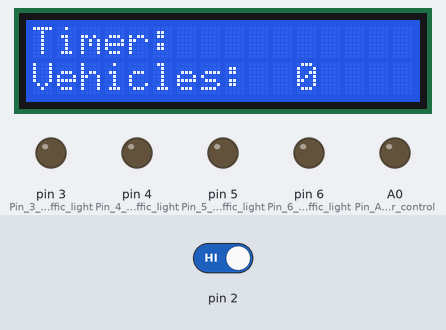
Bench run of a sketch on a simulated Arduino Uno, built with avr-gcc and run on an emulated ATmega328P. Shown: 16×2 character LCD, output pins drawn as LEDs (lit = HIGH). Inputs (shaded band) come from the test bench; at power-on: pin 2 HIGH. What the sketch prints to the serial monitor is not drawn.

Above: at 2.6 s.
2.7 s: pin 2 driven LOW
At 4.8 s:
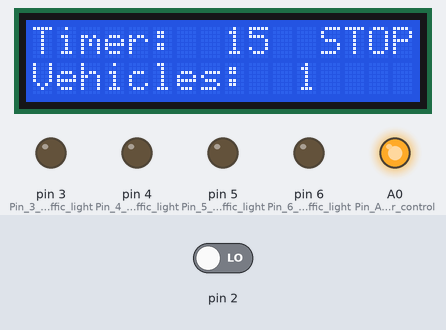
At 19.4 s:
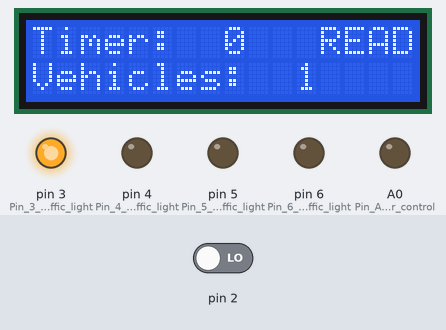
Timing chart, 0 to 20.9 s (numbered marks = the images above; inputs shaded):
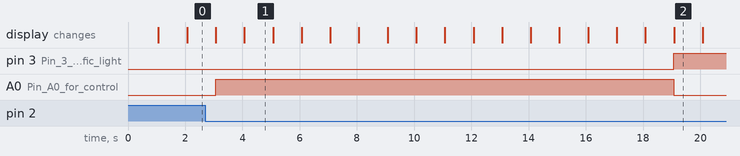

The sketch:

Traffic_Light_Controller.ino
```cpp
/*
  Author: Vikrant Gupta
  Email: vikrantgupta95@gmail.com
  LinkedIn: https://www.linkedin.com/in/vikrantgupta95/
  Instagram: https://www.instagram.com/crazyvikku/
  GitHub: https://github.com/vikrantgupta95

  Description:
  This Arduino sketch simulates a traffic light control system with countdown timers. It uses interrupts
  to count the number of vehicles passing by. The system goes through STOP, READY, and GO phases, controlling
  traffic lights and displaying countdown timers on an LCD.

  Name: TrafficLightController
*/

#include <LiquidCrystal.h>

LiquidCrystal lcd(7, 8, 9, 10, 11, 12); // LCD object

int car; // Variable to count vehicles
int timer; // Timer variable

// Function to increment vehicle count
void vehiclenumber() {
  car++;
}

void setup() {
  attachInterrupt(0, vehiclenumber, FALLING); // Attach interrupt to count vehicles

  lcd.begin(16, 2); // Initialize LCD
  Serial.begin(9600); // Initialize Serial

  lcd.setCursor(0, 0);
  lcd.print("Timer:");

  delay(1000);
  lcd.setCursor(0, 1);
  lcd.print("Vehicles:");

  pinMode(3, OUTPUT); // Pin 3 for traffic light
  digitalWrite(3, LOW); // Initialize traffic light to LOW

  pinMode(4, OUTPUT); // Pin 4 for traffic light
  digitalWrite(4, LOW); // Initialize traffic light to LOW

  pinMode(5, OUTPUT); // Pin 5 for traffic light
  digitalWrite(5, LOW); // Initialize traffic light to LOW

  pinMode(6, OUTPUT); // Pin 6 for traffic light
  digitalWrite(6, LOW); // Initialize traffic light to LOW

  pinMode(A0, OUTPUT); // Pin A0 for control
  digitalWrite(A0, LOW); // Initialize pin A0 to LOW
}

void loop() {
  delay(1000);
  detachInterrupt(0);
  Serial.print("car=");
  Serial.println(car);
  lcd.setCursor(11, 1);
  lcd.print(car);
  attachInterrupt(0, vehiclenumber, FALLING);
  delay(1000);

  digitalWrite(A0, HIGH);
  timer = 15;
  lcd.setCursor(12, 0);
  lcd.print("STOP ");
  lcd.setCursor(0, 0);
  lcd.print("Timer:");

  // Countdown timer for STOP phase
  for (timer = 15; timer >= 0; timer -= 1) {
    lcd.setCursor(8, 0);
    delay(1000);
    lcd.print(timer);
    lcd.print("  ");
    lcd.setCursor(11, 1);
    lcd.print(car);
  }

  digitalWrite(A0, LOW);
  digitalWrite(3, HIGH);

  timer = 5;
  lcd.setCursor(12, 0);
  lcd.print("READY");
  lcd.setCursor(0, 0);
  lcd.print("Timer:");

  // Countdown timer for READY phase
  for (timer = 5; timer >= 0; timer -= 1) {
    lcd.setCursor(8, 0);
    delay(1000);
    lcd.print(timer);
    lcd.print("  ");
    lcd.setCursor(11, 1);
    lcd.print(car);
  }

  delay(2000);

  digitalWrite(3, LOW);
  digitalWrite(4, HIGH);
  digitalWrite(5, LOW);
  digitalWrite(6, HIGH);

  timer = 20;
  lcd.setCursor(12, 0);
  lcd.print("GO   ");
  lcd.setCursor(0, 0);
  lcd.print("Timer:");

  // Countdown timer for GO phase
  for (timer = 20; timer >= 0; timer -= 1) {
    lcd.setCursor(8, 0);
    delay(1000);
    lcd.print(timer);
    lcd.print(" ");
    lcd.setCursor(11, 1);
    lcd.print(car);
  }

  digitalWrite(4, LOW);
  digitalWrite(A0, HIGH);
  digitalWrite(5, LOW);
  digitalWrite(6, LOW);
}
```

Measured:
- what the display in image 1 shows lasts 1.0 s, from 4.1 s to 5.1 s
